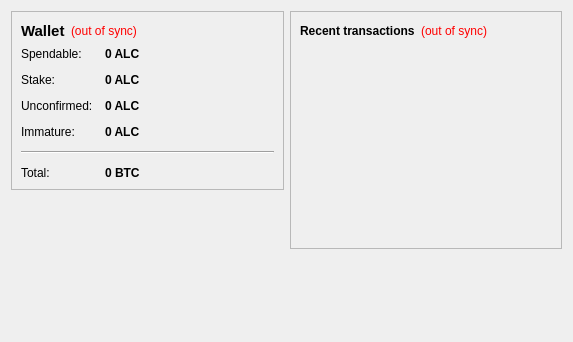
<?xml version="1.0" encoding="UTF-8"?>
<ui version="4.0">
 <class>OverviewPage</class>
 <widget class="QWidget" name="OverviewPage">
  <property name="geometry">
   <rect>
    <x>0</x>
    <y>0</y>
    <width>573</width>
    <height>342</height>
   </rect>
  </property>
  <property name="windowTitle">
   <string>Form</string>
  </property>
  <layout class="QHBoxLayout" name="horizontalLayout" stretch="1,1">
   <item>
    <layout class="QVBoxLayout" name="verticalLayout_2">
     <item>
      <widget class="QFrame" name="frame">
       <property name="frameShape">
        <enum>QFrame::StyledPanel</enum>
       </property>
       <property name="frameShadow">
        <enum>QFrame::Raised</enum>
       </property>
       <layout class="QVBoxLayout" name="verticalLayout_4">
        <item>
         <layout class="QHBoxLayout" name="horizontalLayout_4">
          <item>
           <widget class="QLabel" name="label_5">
            <property name="font">
             <font>
              <pointsize>11</pointsize>
              <weight>75</weight>
              <bold>true</bold>
             </font>
            </property>
            <property name="text">
             <string>Wallet</string>
            </property>
           </widget>
          </item>
          <item>
           <widget class="QLabel" name="labelWalletStatus">
            <property name="toolTip">
             <string>The displayed information may be out of date. Your wallet automatically synchronizes with the ArabLeagueCoin network after a connection is established, but this process has not completed yet.</string>
            </property>
            <property name="styleSheet">
             <string notr="true">QLabel { color: red; }</string>
            </property>
            <property name="text">
             <string notr="true">(out of sync)</string>
            </property>
            <property name="alignment">
             <set>Qt::AlignLeading|Qt::AlignLeft|Qt::AlignVCenter</set>
            </property>
           </widget>
          </item>
          <item>
           <spacer name="horizontalSpacer_2">
            <property name="orientation">
             <enum>Qt::Horizontal</enum>
            </property>
            <property name="sizeHint" stdset="0">
             <size>
              <width>40</width>
              <height>20</height>
             </size>
            </property>
           </spacer>
          </item>
         </layout>
        </item>
        <item>
         <layout class="QFormLayout" name="formLayout_2">
          <property name="fieldGrowthPolicy">
           <enum>QFormLayout::AllNonFixedFieldsGrow</enum>
          </property>
          <property name="horizontalSpacing">
           <number>12</number>
          </property>
          <property name="verticalSpacing">
           <number>12</number>
          </property>
          <item row="0" column="0">
           <widget class="QLabel" name="label">
            <property name="text">
             <string>Spendable:</string>
            </property>
           </widget>
          </item>
          <item row="0" column="1">
           <widget class="QLabel" name="labelBalance">
            <property name="font">
             <font>
              <weight>75</weight>
              <bold>true</bold>
             </font>
            </property>
            <property name="cursor">
             <cursorShape>IBeamCursor</cursorShape>
            </property>
            <property name="toolTip">
             <string>Your current spendable balance</string>
            </property>
            <property name="text">
             <string notr="true">0 ALC</string>
            </property>
            <property name="textInteractionFlags">
             <set>Qt::LinksAccessibleByMouse|Qt::TextSelectableByKeyboard|Qt::TextSelectableByMouse</set>
            </property>
           </widget>
          </item>
          <item row="1" column="0">
           <widget class="QLabel" name="label_6">
            <property name="text">
             <string>Stake:</string>
            </property>
           </widget>
          </item>
          <item row="1" column="1">
           <widget class="QLabel" name="labelStake">
            <property name="font">
             <font>
              <weight>75</weight>
              <bold>true</bold>
             </font>
            </property>
            <property name="cursor">
             <cursorShape>IBeamCursor</cursorShape>
            </property>
            <property name="toolTip">
             <string>Total of coins that was staked, and do not yet count toward the current balance</string>
            </property>
            <property name="text">
             <string notr="true">0 ALC</string>
            </property>
            <property name="textInteractionFlags">
             <set>Qt::LinksAccessibleByMouse|Qt::TextSelectableByKeyboard|Qt::TextSelectableByMouse</set>
            </property>
           </widget>
          </item>
          <item row="2" column="0">
           <widget class="QLabel" name="label_3">
            <property name="text">
             <string>Unconfirmed:</string>
            </property>
           </widget>
          </item>
          <item row="2" column="1">
           <widget class="QLabel" name="labelUnconfirmed">
            <property name="font">
             <font>
              <weight>75</weight>
              <bold>true</bold>
             </font>
            </property>
            <property name="cursor">
             <cursorShape>IBeamCursor</cursorShape>
            </property>
            <property name="toolTip">
             <string>Total of transactions that have yet to be confirmed, and do not yet count toward the current balance</string>
            </property>
            <property name="text">
             <string notr="true">0 ALC</string>
            </property>
            <property name="textInteractionFlags">
             <set>Qt::LinksAccessibleByMouse|Qt::TextSelectableByKeyboard|Qt::TextSelectableByMouse</set>
            </property>
           </widget>
          </item>
          <item row="3" column="0">
           <widget class="QLabel" name="labelImmatureText">
            <property name="text">
             <string>Immature:</string>
            </property>
           </widget>
          </item>
          <item row="3" column="1">
           <widget class="QLabel" name="labelImmature">
            <property name="font">
             <font>
              <weight>75</weight>
              <bold>true</bold>
             </font>
            </property>
            <property name="toolTip">
             <string>Mined balance that has not yet matured</string>
            </property>
            <property name="text">
             <string notr="true">0 ALC</string>
            </property>
            <property name="textInteractionFlags">
             <set>Qt::LinksAccessibleByMouse|Qt::TextSelectableByKeyboard|Qt::TextSelectableByMouse</set>
            </property>
           </widget>
          </item>
          <item row="4" column="0" colspan="2">
           <widget class="Line" name="line">
            <property name="orientation">
             <enum>Qt::Horizontal</enum>
            </property>
           </widget>
          </item>
          <item row="5" column="0">
           <widget class="QLabel" name="labelTotalText">
            <property name="text">
             <string>Total:</string>
            </property>
           </widget>
          </item>
          <item row="5" column="1">
           <widget class="QLabel" name="labelTotal">
            <property name="font">
             <font>
              <weight>75</weight>
              <bold>true</bold>
             </font>
            </property>
            <property name="cursor">
             <cursorShape>IBeamCursor</cursorShape>
            </property>
            <property name="toolTip">
             <string>Your current total balance</string>
            </property>
            <property name="text">
             <string notr="true">0 BTC</string>
            </property>
            <property name="textInteractionFlags">
             <set>Qt::LinksAccessibleByMouse|Qt::TextSelectableByKeyboard|Qt::TextSelectableByMouse</set>
            </property>
           </widget>
          </item>
         </layout>
        </item>
       </layout>
      </widget>
     </item>
     <item>
      <spacer name="verticalSpacer_3">
       <property name="orientation">
        <enum>Qt::Vertical</enum>
       </property>
       <property name="sizeHint" stdset="0">
        <size>
         <width>20</width>
         <height>40</height>
        </size>
       </property>
      </spacer>
     </item>
     <item>
      <widget class="QLabel" name="label_2">
       <property name="text">
        <string/>
       </property>
       <property name="pixmap">
        <pixmap resource="../bitcoin.qrc">:/images/backg</pixmap>
       </property>
       <property name="scaledContents">
        <bool>false</bool>
       </property>
       <property name="alignment">
        <set>Qt::AlignCenter</set>
       </property>
      </widget>
     </item>
     <item>
      <spacer name="verticalSpacer">
       <property name="orientation">
        <enum>Qt::Vertical</enum>
       </property>
       <property name="sizeHint" stdset="0">
        <size>
         <width>20</width>
         <height>40</height>
        </size>
       </property>
      </spacer>
     </item>
    </layout>
   </item>
   <item>
    <layout class="QVBoxLayout" name="verticalLayout_3">
     <item>
      <widget class="QFrame" name="frame_2">
       <property name="frameShape">
        <enum>QFrame::StyledPanel</enum>
       </property>
       <property name="frameShadow">
        <enum>QFrame::Raised</enum>
       </property>
       <layout class="QVBoxLayout" name="verticalLayout">
        <item>
         <layout class="QHBoxLayout" name="horizontalLayout_2">
          <item>
           <widget class="QLabel" name="label_4">
            <property name="text">
             <string>&lt;b&gt;Recent transactions&lt;/b&gt;</string>
            </property>
           </widget>
          </item>
          <item>
           <widget class="QLabel" name="labelTransactionsStatus">
            <property name="toolTip">
             <string>The displayed information may be out of date. Your wallet automatically synchronizes with the ArabLeagueCoin network after a connection is established, but this process has not completed yet.</string>
            </property>
            <property name="styleSheet">
             <string notr="true">QLabel { color: red; }</string>
            </property>
            <property name="text">
             <string notr="true">(out of sync)</string>
            </property>
            <property name="alignment">
             <set>Qt::AlignRight|Qt::AlignTrailing|Qt::AlignVCenter</set>
            </property>
           </widget>
          </item>
          <item>
           <spacer name="horizontalSpacer">
            <property name="orientation">
             <enum>Qt::Horizontal</enum>
            </property>
            <property name="sizeHint" stdset="0">
             <size>
              <width>40</width>
              <height>20</height>
             </size>
            </property>
           </spacer>
          </item>
         </layout>
        </item>
        <item>
         <widget class="QListView" name="listTransactions">
          <property name="styleSheet">
           <string notr="true">QListView { background: transparent; }</string>
          </property>
          <property name="frameShape">
           <enum>QFrame::NoFrame</enum>
          </property>
          <property name="verticalScrollBarPolicy">
           <enum>Qt::ScrollBarAlwaysOff</enum>
          </property>
          <property name="horizontalScrollBarPolicy">
           <enum>Qt::ScrollBarAlwaysOff</enum>
          </property>
          <property name="selectionMode">
           <enum>QAbstractItemView::NoSelection</enum>
          </property>
         </widget>
        </item>
       </layout>
      </widget>
     </item>
     <item>
      <spacer name="verticalSpacer_2">
       <property name="orientation">
        <enum>Qt::Vertical</enum>
       </property>
       <property name="sizeHint" stdset="0">
        <size>
         <width>20</width>
         <height>40</height>
        </size>
       </property>
      </spacer>
     </item>
    </layout>
   </item>
  </layout>
 </widget>
 <resources>
  <include location="../bitcoin.qrc"/>
 </resources>
 <connections/>
</ui>
